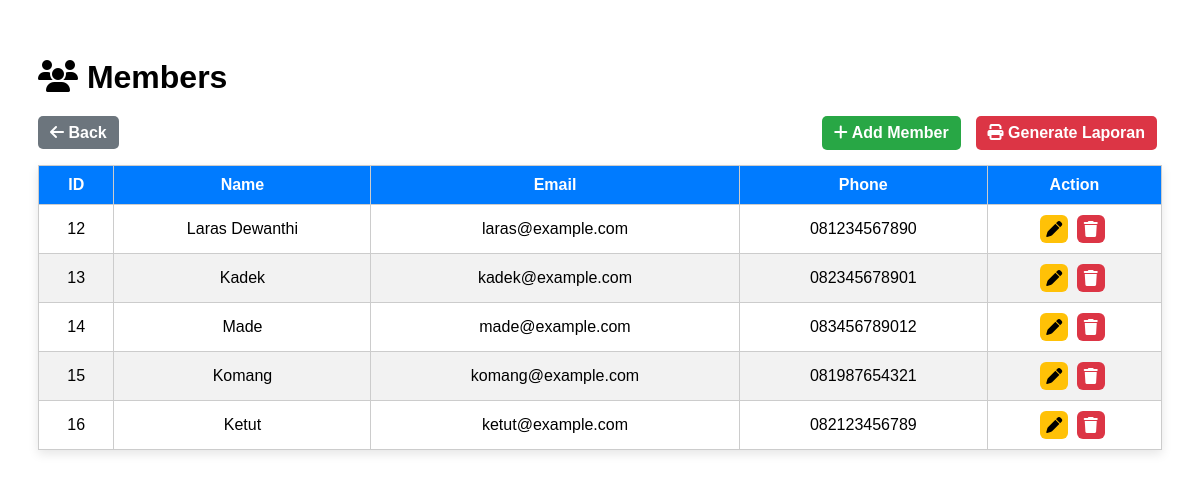
Page /public/members/index.php (signed in) on the committed database.
### tables this page shows
CREATE TABLE `members` (
  `id` int(11) NOT NULL,
  `name` varchar(100) DEFAULT NULL,
  `phone` varchar(20) DEFAULT NULL,
  `email` varchar(100) DEFAULT NULL
);

### App/Controllers/MemberController.php (called while the page is built, shortened)
<?php
class MemberController implements CrudInterface {
    private $conn;
    public function __construct() {
        $database = new Database();
        $this->conn = $database->connect();
    }
    public function read() {
        $stmt = $this->conn->prepare("SELECT * FROM members");
        $stmt->execute();
        return $stmt;
    }
}

### App/Config/Database.php (called while the page is built, shortened)
<?php
class Database {
    private $host = "localhost";
    private $db_name = "book";
    private $username = "root";
    private $password = "";
    public function connect() {
        $this->conn = null;
        try {
            $this->conn = new PDO(
                "mysql:host=" . $this->host . ";dbname=" . $this->db_name,
                $this->username,
                $this->password
            );
            $this->conn->setAttribute(PDO::ATTR_ERRMODE, PDO::ERRMODE_EXCEPTION);
        } catch (PDOException $e) {
            die("Connection Error: " . $e->getMessage());
        }
        return $this->conn;
    }
}

### public/members/index.php (the view, shortened to what this page needs)
<?php
require_once '../../App/Config/Database.php';
require_once '../../App/Controllers/MemberController.php';
$controller = new MemberController();
$result = $controller->read();
?>
<link rel="stylesheet" href="../style.css">
<link rel="stylesheet" href="https://cdnjs.cloudflare.com/ajax/libs/font-awesome/6.5.0/css/all.min.css">
<div class="container">
    <h1><i class="fa-solid fa-users"></i> Members</h1>
      <div class="table-header">
    <div>
        <a href="../dashboard.php" class="btn back">
            <i class="fas fa-arrow-left"></i> Back
        </a>
    </div>
    <div class="table-actions">
        <a href="create.php" class="btn add">
            <i class="fa-solid fa-plus"></i> Add Member
        </a>
        <a href="export_members.php" class="btn export">
            <i class="fa-solid fa-print"></i> Generate Laporan
        </a>
    </div>
    </div>
    <table class="table-books">
        <thead>
            <tr>
                <th>ID</th>
                <th>Name</th>
                <th>Email</th>
                <th>Phone</th>
                <th>Action</th>
            </tr>
        </thead>
        <tbody>
        <?php if ($result && $result->rowCount() > 0): ?>
            <?php while ($row = $result->fetch(PDO::FETCH_ASSOC)): ?>
                <tr>
                    <td><?= $row['id'] ?></td>
                    <td><?= $row['name'] ?></td>
                    <td><?= $row['email'] ?></td>
                    <td><?= $row['phone'] ?></td>
                   <td class="action-icons">
<a href="edit.php?id=<?= $row['id'] ?>" class="icon-box edit">
<i class="fa-solid fa-pen"></i>
</a>
<a href="delete.php?id=<?= $row['id'] ?>"
onclick="return confirm('Delete this data?')"
class="icon-box delete">
<i class="fa-solid fa-trash"></i>
</a>
</td>
                </tr>
            <?php endwhile; ?>
        <?php else: ?>
            <tr><td colspan="5">No Data Available</td></tr>
        <?php endif; ?>
        </tbody>
    </table>
</div>

### public/style.css (style rules this page uses)
.container { padding: 30px; font-family: Arial, sans-serif; }
h1 { color: #000000; margin-bottom: 20px; }
.btn { text-decoration: none; padding: 8px 12px; border-radius: 5px; color: #fff; margin-right: 5px; font-weight: bold; transition: 0.2s; }
.btn.back { background: #6c757d; }
.btn.add { background: #28a745; }
.table-books { width: 100%; border-collapse: collapse; background: #fff; box-shadow: 0 4px 10px rgba(0,0,0,0.1); }
.table-books thead { background: #007bff; color: #fff; text-align: center; }
.table-books th, .table-books td { border: 1px solid #ccc; padding: 10px; }
.table-books tbody tr:nth-child(even) { background: #f2f2f2; }
.table-books tbody td { text-align: center; }
.action-icons .icon-box { display: inline-flex; justify-content: center; align-items: center; width: 28px; height: 28px; background-color: #f0f0f0; border-radius: 6px; text-decoration: none; font-size: 16px; margin-right: 4px; transition: all 0.2s; }
.icon-box.edit { background:#ffc107; color:#000; }
.icon-box.delete { background:#dc3545; color:#fff; }
.table-header { display:flex; justify-content:space-between; align-items:center; margin-bottom:15px; }
.table-actions { display:flex; gap:10px; }
.btn.export { background:#dc3545; color:white; }

### rows in the picture
members: id "12", name "Laras Dewanthi", email "laras@example.com", phone "081234567890"
members: id "13", name "Kadek", email "kadek@example.com", phone "082345678901"
members: id "14", name "Made", email "made@example.com", phone "083456789012"
members: id "15", name "Komang", email "komang@example.com", phone "081987654321"
members: id "16", name "Ketut", email "ketut@example.com", phone "082123456789"
